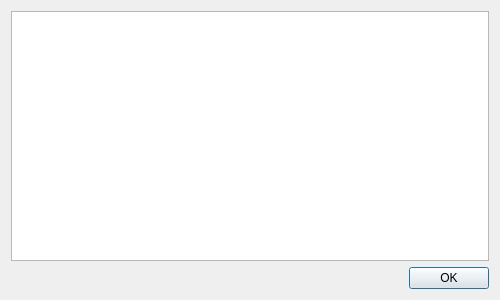
<?xml version="1.0" encoding="UTF-8"?>
<ui version="4.0">
 <class>Dialog</class>
 <widget class="QDialog" name="Dialog">
  <property name="geometry">
   <rect>
    <x>0</x>
    <y>0</y>
    <width>500</width>
    <height>300</height>
   </rect>
  </property>
  <property name="windowTitle">
   <string>Results</string>
  </property>
  <layout class="QVBoxLayout" name="verticalLayout">
   <item>
    <widget class="QTextEdit" name="textEdit">
     <property name="lineWrapMode">
      <enum>QTextEdit::LineWrapMode::NoWrap</enum>
     </property>
     <property name="readOnly">
      <bool>true</bool>
     </property>
    </widget>
   </item>
   <item>
    <widget class="QDialogButtonBox" name="buttonBox">
     <property name="standardButtons">
      <set>QDialogButtonBox::StandardButton::Ok</set>
     </property>
    </widget>
   </item>
  </layout>
 </widget>
 <resources/>
 <connections/>
</ui>
